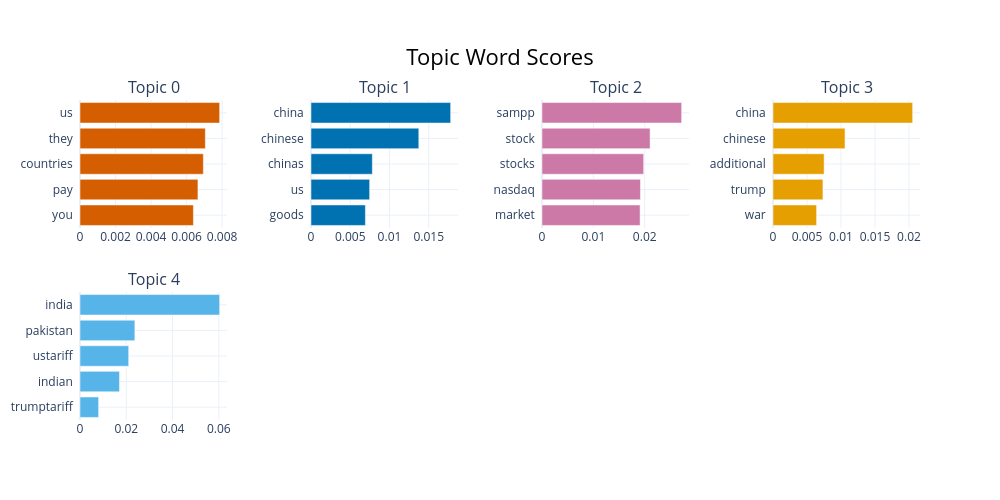

The notebook cell saved with this chart:
### Code cell
topic_model.visualize_barchart(top_n_topics=5)

### Figure 1 — Plotly figure (JSON) as saved in the notebook; plotly's stock layout.template omitted (floating-point values rounded to 4 significant figures)
{"data": [{"marker": {"color": "#D55E00"}, "orientation": "h", "type": "bar", "x": [0.006383, 0.006638, 0.006943, 0.007055, 0.007861], "xaxis": "x", "y": ["you  ", "pay  ", "countries  ", "they  ", "us  "], "yaxis": "y"}, {"marker": {"color": "#0072B2"}, "orientation": "h", "type": "bar", "x": [0.006932, 0.007472, 0.007814, 0.01374, 0.01779], "xaxis": "x2", "y": ["goods  ", "us  ", "chinas  ", "chinese  ", "china  "], "yaxis": "y2"}, {"marker": {"color": "#CC79A7"}, "orientation": "h", "type": "bar", "x": [0.01909, 0.01917, 0.01979, 0.02105, 0.02719], "xaxis": "x3", "y": ["market  ", "nasdaq  ", "stocks  ", "stock  ", "sampp  "], "yaxis": "y3"}, {"marker": {"color": "#E69F00"}, "orientation": "h", "type": "bar", "x": [0.006412, 0.007345, 0.007519, 0.01059, 0.02054], "xaxis": "x4", "y": ["war  ", "trump  ", "additional  ", "chinese  ", "china  "], "yaxis": "y4"}, {"marker": {"color": "#56B4E9"}, "orientation": "h", "type": "bar", "x": [0.008049, 0.01706, 0.02105, 0.02371, 0.06036], "xaxis": "x5", "y": ["trumptariff  ", "indian  ", "ustariff  ", "pakistan  ", "india  "], "yaxis": "y5"}], "layout": {"annotations": [{"font": {"size": 16}, "showarrow": false, "text": "Topic 0", "x": 0.0875, "xanchor": "center", "xref": "paper", "y": 1, "yanchor": "bottom", "yref": "paper"}, {"font": {"size": 16}, "showarrow": false, "text": "Topic 1", "x": 0.3625, "xanchor": "center", "xref": "paper", "y": 1, "yanchor": "bottom", "yref": "paper"}, {"font": {"size": 16}, "showarrow": false, "text": "Topic 2", "x": 0.6375, "xanchor": "center", "xref": "paper", "y": 1, "yanchor": "bottom", "yref": "paper"}, {"font": {"size": 16}, "showarrow": false, "text": "Topic 3", "x": 0.9125, "xanchor": "center", "xref": "paper", "y": 1, "yanchor": "bottom", "yref": "paper"}, {"font": {"size": 16}, "showarrow": false, "text": "Topic 4", "x": 0.0875, "xanchor": "center", "xref": "paper", "y": 0.4, "yanchor": "bottom", "yref": "paper"}], "height": 500, "hoverlabel": {"bgcolor": "white", "font": {"family": "Rockwell", "size": 16}}, "showlegend": false, "title": {"font": {"color": "Black", "size": 22}, "text": "Topic Word Scores", "x": 0.5, "xanchor": "center", "yanchor": "top"}, "width": 1000, "xaxis": {"anchor": "y", "domain": [0, 0.175], "showgrid": true}, "xaxis2": {"anchor": "y2", "domain": [0.275, 0.45], "showgrid": true}, "xaxis3": {"anchor": "y3", "domain": [0.55, 0.725], "showgrid": true}, "xaxis4": {"anchor": "y4", "domain": [0.825, 1], "showgrid": true}, "xaxis5": {"anchor": "y5", "domain": [0, 0.175], "showgrid": true}, "xaxis6": {"anchor": "y6", "domain": [0.275, 0.45], "showgrid": true}, "xaxis7": {"anchor": "y7", "domain": [0.55, 0.725], "showgrid": true}, "xaxis8": {"anchor": "y8", "domain": [0.825, 1], "showgrid": true}, "yaxis": {"anchor": "x", "domain": [0.6, 1], "showgrid": true}, "yaxis2": {"anchor": "x2", "domain": [0.6, 1], "showgrid": true}, "yaxis3": {"anchor": "x3", "domain": [0.6, 1], "showgrid": true}, "yaxis4": {"anchor": "x4", "domain": [0.6, 1], "showgrid": true}, "yaxis5": {"anchor": "x5", "domain": [0, 0.4], "showgrid": true}, "yaxis6": {"anchor": "x6", "domain": [0, 0.4], "showgrid": true}, "yaxis7": {"anchor": "x7", "domain": [0, 0.4], "showgrid": true}, "yaxis8": {"anchor": "x8", "domain": [0, 0.4], "showgrid": true}}}
